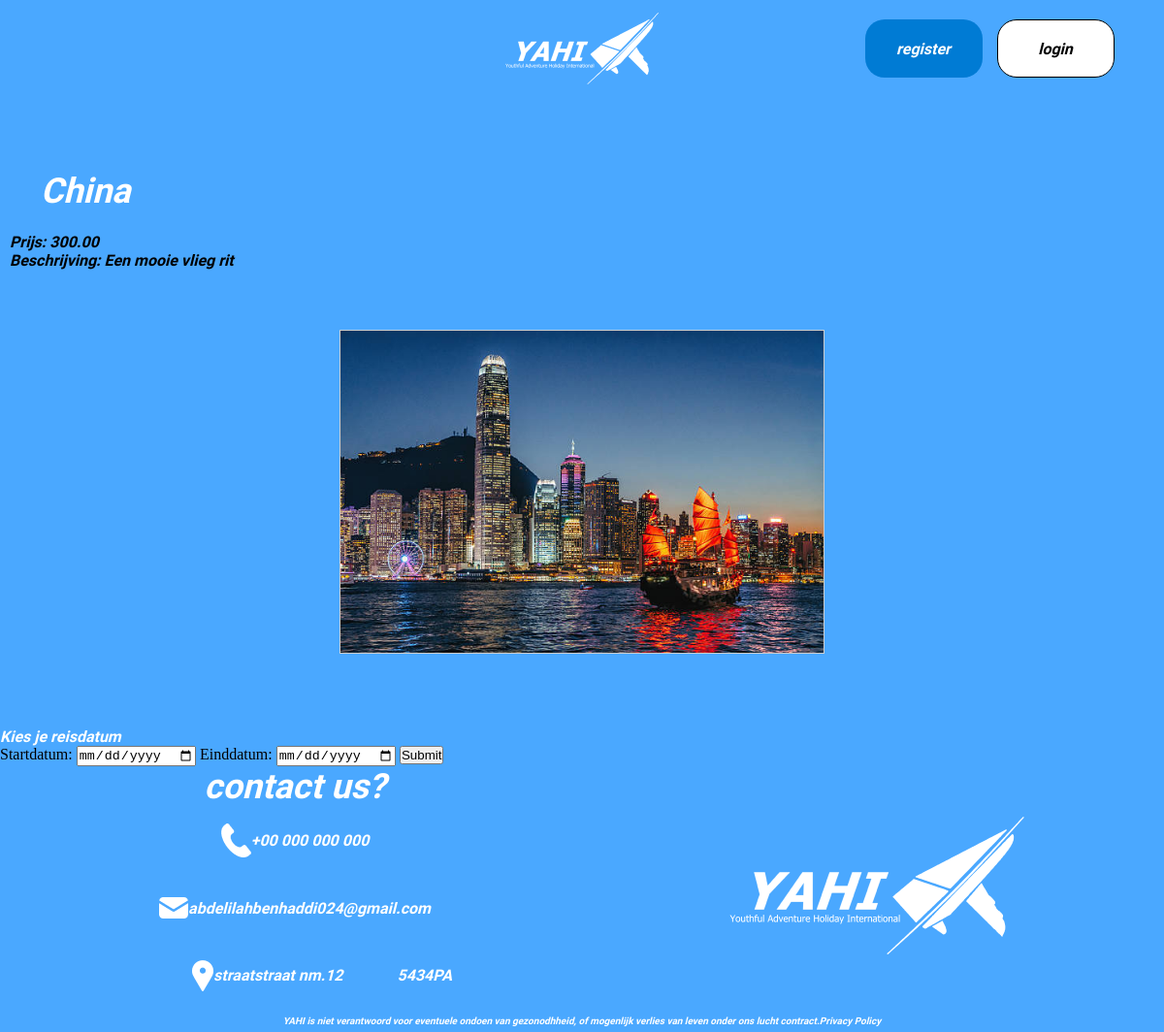
Before: /docker/html/pages/landen/China.php with the older database file.
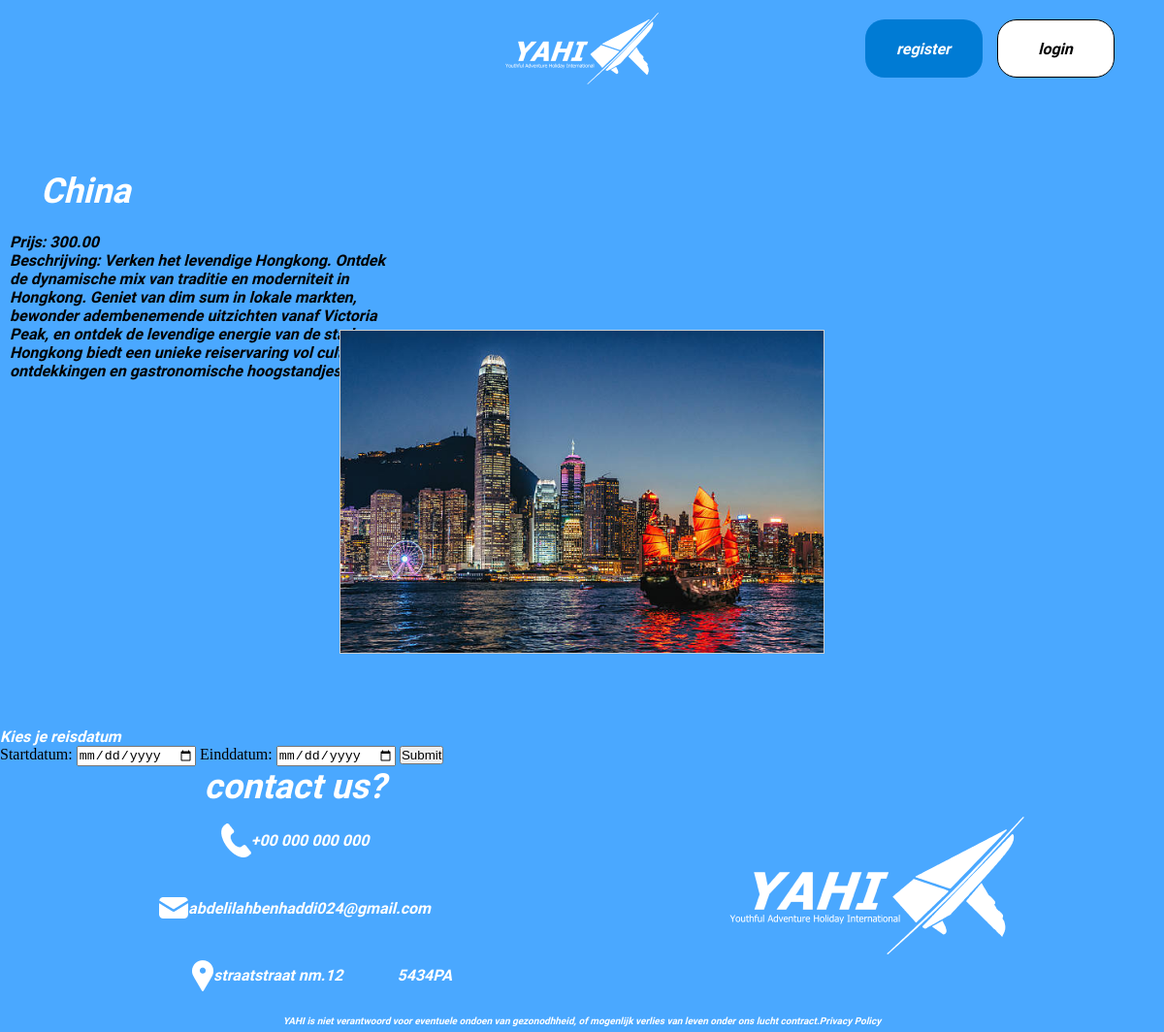
After: the same page with the newer database file.
### tables this page shows
CREATE TABLE `reizen` (
  `id` int(11) NOT NULL,
  `naam` varchar(100) NOT NULL,
  `beschrijving` text NOT NULL,
  `prijs` decimal(10,2) NOT NULL,
  `bestemmingen_id` int(11) NOT NULL,
  `file` varchar(50) NOT NULL
);

### docker/html/pages/landen/China.php (the view, shortened to what this page needs)
<!DOCTYPE html>
<html lang="en">
<head>
    <link rel="stylesheet" href="../../css/maincss.css">
</head>
<body>
    <?php
        include '../../includes/header.php';
        include "../conn.php";
        $specific_naam = 'China';
        $stmt = $connection->prepare("SELECT id, naam, prijs, beschrijving, file FROM reizen WHERE naam = :naam");
        $stmt->bindParam(':naam', $specific_naam);
        $stmt->execute();
        echo '<div class="singleReis">';
        echo '<section class="productenRow">';
        while ($row = $stmt->fetch(PDO::FETCH_ASSOC)) {
            echo '<div class="singleReis">';
            echo '<div class="singleTitle">';
            echo '<h6>' . htmlspecialchars($row['naam']) . '</h6>';
            echo '</div>';
            echo '<div class="singleText">';
            echo '<h4>Prijs: ' . htmlspecialchars($row['prijs']) . '</h4>';
            echo '<h4>Beschrijving: ' . htmlspecialchars($row['beschrijving']) . '</h4>';
            echo '</div>';
            echo '<div class="singleConImgFlorida">';
            echo '<div class="singleImgFlorida">';
            echo '<img src="../uploads/' . htmlspecialchars($row['file']) . '" alt="' . htmlspecialchars($row['naam']) . '">';
            echo '</div>';
            echo '</div>';
            echo '</div>';
        }
        echo '</section>';
        echo '</div>';
    ?>
    <h1>Kies je reisdatum</h1>
    <form method="POST" action="../submit_booking.php">
        <label for="startdatum">Startdatum:</label>
        <input type="date" id="startdatum" name="startdatum" required>
        <label for="einddatum">Einddatum:</label>
        <input type="date" id="einddatum" name="einddatum" required>
        <button type="submit">Submit</button>
    </form>
</body>
</html>
<?php
    include '../../includes/footer.php';
?>

### docker/html/includes/header.php (shortened to what this page needs)
<!DOCTYPE html>
<html lang="en">
<head>
    <link rel="stylesheet" href="css/maincss.css">
</head>
<body>
    <div class="header">
        <div class="headerMid">
            <a href="../../index.php">
                <div class="logo">
                    <img src="/images/logo.png" alt="" class="logo">
                </div>
            </a>
        </div>
        <div class="headerLeft">
            <?php if (isset($_SESSION['user'])): ?>
                <a href="../../pages/user-detail.php">
                    <div class="register" type="button" ><h1><?php echo htmlspecialchars($_SESSION['user']); ?></h1></div>
                </a>
                <a href="logout_logic.php">
                    <div class="login" type="button" >
                        <h2>loguit</h2>
                    </div>
                </a>
            <?php else: ?>
                <a href="../../pages/registerA.php">
                    <div class="register" type="button" >
                        <h1>register</h1>
                    </div>
                </a>
                <a href="../../pages/login.php">
                    <div class="login" type="button" >
                        <h2>login</h2>
                    </div>
                </a>
            <?php endif; ?>
        </div>
    </div>
</body>
</html>

### docker/html/includes/footer.php (shortened to what this page needs)
<!DOCTYPE html>
<html lang="en">
<head>
    <link rel="stylesheet" href="css/maincss.css">
</head>
<body>
    <footer>
        <div class="footer-up">
            <div class="footer-up-left">
                <div class="footer-up-left-1">
                    <h6>contact us?</h6>
                </div>
                <div class="footer-up-left-2">
                    <div class="footer-up-left-2-vlak">
                        <img src="images/tele.png" alt="">
                        <h1>+00 000 000 000</h1>
                    </div>
                </div>
                <div class="footer-up-left-2">
                    <div class="footer-up-left-2-vlak">
                        <img src="images/mail.png" alt="">
                        <h1>abdelilahbenhaddi024@gmail.com</h1>
                    </div>
                </div>
                <div class="footer-up-left-2">
                    <div class="footer-up-left-2-vlak">
                        <img src="images/address.png" alt="">
                        <h1>straatstraat nm.12</h1>
                    </div>
                    <h1>5434PA</h1>
                </div>
            </div>
            <div class="footer-up-right">
                <img src="../../images/logo-footer.png" alt="" class="logoimg">
            </div>
        </div>
        <div class="footer-down">
            <h5>YAHI is niet verantwoord voor eventuele ondoen van gezonodhheid, of mogenlijk verlies van leven onder ons lucht contract.</h5>
            <a href="../pages/polcy.php">
                <h5>Privacy Policy</h5>
                </a>
        </div>
    </footer>
</body>
</html>

### docker/html/css/maincss.css (style rules this page uses)
* { margin: 0; padding: 0; box-sizing: border-box; }
body { background-color: #4AA8FF; }
.header { width: 100%; height: 100px; display: flex; flex-direction: row; justify-content: space-between; align-items: center; background-color: #4AA8FF; }
.headerMid { width: 30%; display: flex; justify-content: center; align-items: center; }
.headerLeft { width: 30%; display: flex; flex-direction: row; justify-content: center; align-items: center; }
.logo { width: 160px; height: 76px; }
.register { width: 121px; height: 60px; background-color: #007BD4; display: flex; justify-content: center; align-items: center; border-radius: 20px; margin-right: 15px; }
.login { width: 121px; height: 60px; background-color: #ffffff; display: flex; justify-content: center; align-items: center; border-radius: 20px; border: 1px solid black; }
h1 { font-family: "Kanit", sans-serif; font-size: 16px; font-weight: 700; font-style: italic; color: white; }
h2 { font-family: "Kanit", sans-serif; font-size: 16px; font-weight: 700; font-style: italic; color: black; }
a { text-decoration: none ; }
h4 { font-family: "Kanit", sans-serif; font-style: italic; font-size: 16px; }
.logoimg { width: 308px; height: 146px; }
footer { height: 274px; width: 100%; display: flex; flex-direction: column; }
.footer-up { height: 250px; display: flex; flex-direction: row; justify-content: space-around; align-items: center; }
.footer-up-left { height: 250px; width: 324px; display: flex; flex-direction: column; justify-content: space-around; }
.footer-up-left-1 { width: 324px; height: 52px; display: flex; justify-content: center; align-items: center; }
.footer-up-left-2 { width: 324px; height: 190px; display: flex; justify-content: space-around; align-items: center; }
.footer-up-left-2-vlak { width: 324px; height: 35px; display: flex; flex-direction: row; align-items: center; justify-content: center; }
.footer-down { height: 24px; display: flex; justify-content: center; align-items: center; }
h5 { font-family: "Kanit", sans-serif; font-style: italic; font-size: 10px; color: #ffffff; }
h6 { font-family: "Kanit", sans-serif; font-size: 36px; font-style: italic; display: flex; justify-content: center; align-items: center; color: #ffffff; }
.productenRow { width: 100%; height: 100%; display: flex; flex-wrap: wrap; justify-content: space-between; font-family: 'Lato', sans-serif; }
.singleReis { height: 650px; width: 100%; display: flex; flex-direction: column; justify-content: center; }
.singleTitle { height: 64px; width: 176px; }
.singleText { height: 100px; width: 390px; margin-left: 10px; }
.singleConImgFlorida { width: 100%; max-width: 500px; height: auto; margin: 0 auto; border: 1px solid #ccc; overflow: hidden; }
.singleImgFlorida { width: 100%; height: auto; }
.singleImgFlorida img { width: 100%; height: auto; display: block; object-fit: cover; }

Changed rows visible on the page:
changed reizen "China": beschrijving "Een mooie vlieg rit" → "Verken het levendige Hongkong. Ontdek de dynamische mix van traditie en moderniteit in Hongkong. Geniet van dim sum in lokale markten, bewonder adembenemende uitzichten vanaf Victoria Peak, en ontdek de levendige energie van de stad. Hongkong biedt een unieke reiservaring vol culturele ontdekkingen en gastronomische hoogstandjes."
